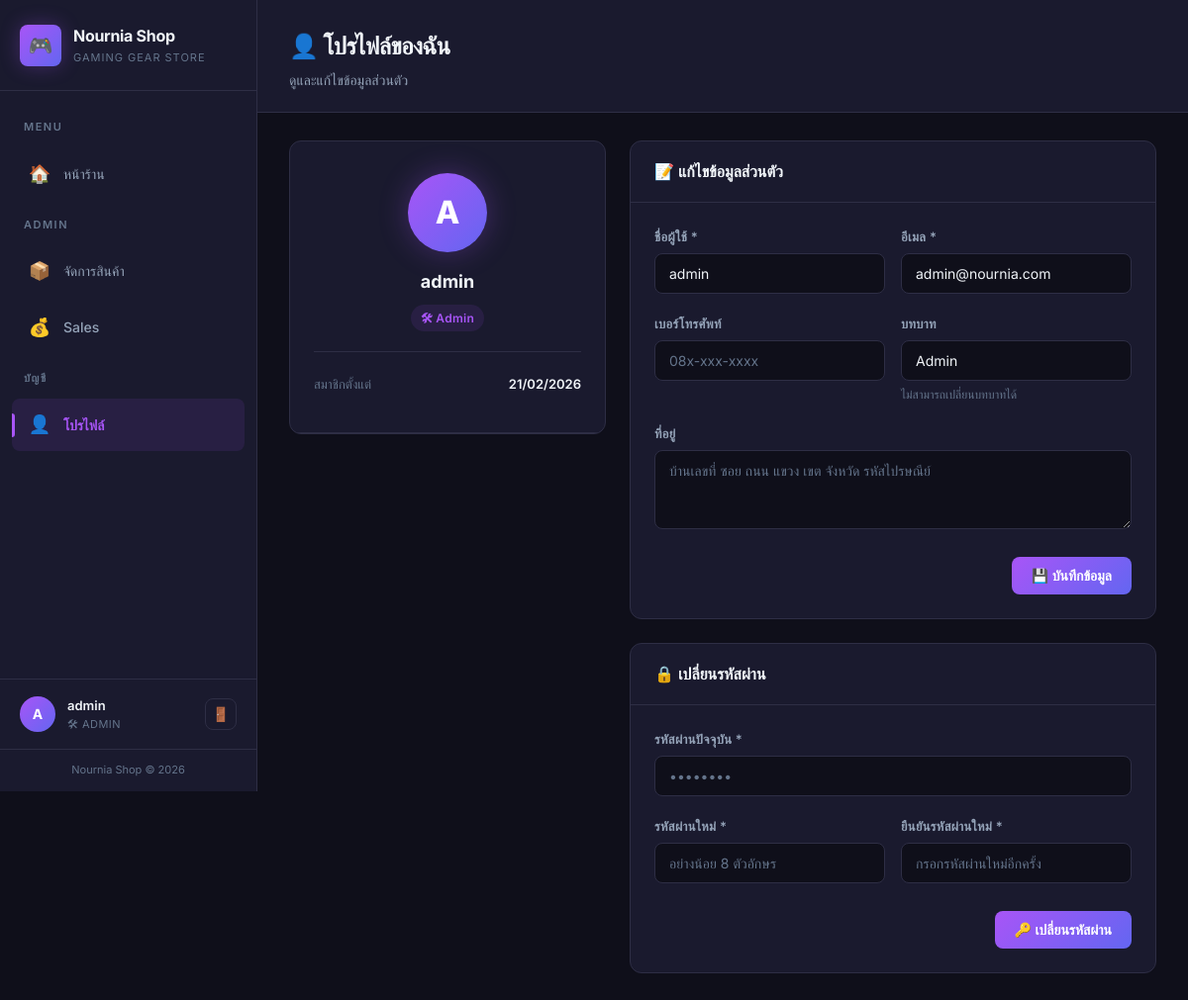
The app's page /profile.php (signed in) with its own data.
### tables this page shows
CREATE TABLE IF NOT EXISTS users (
    id INT AUTO_INCREMENT PRIMARY KEY,
    username VARCHAR(50) NOT NULL UNIQUE,
    email VARCHAR(255) NOT NULL UNIQUE,
    password_hash VARCHAR(255) NOT NULL,
    phone VARCHAR(20),
    address TEXT,
    role ENUM('user', 'admin') NOT NULL DEFAULT 'user',
    created_at TIMESTAMP DEFAULT CURRENT_TIMESTAMP
);

### auth.php (called while the page is built, shortened)
<?php
function is_logged_in(): bool {
    return isset($_SESSION['user_id']);
}
function is_admin(): bool {
    return is_logged_in() && ($_SESSION['user_role'] ?? '') === 'admin';
}
function current_user(): ?array {
    return [
        'id' => $_SESSION['user_id'],
        'username' => $_SESSION['user_name'],
        'email' => $_SESSION['user_email'],
        'role' => $_SESSION['user_role'],
    ];
}

### profile.php (the view, shortened to what this page needs)
<?php
require_once 'auth.php';
$user = current_user();
$isAdmin = is_admin();
$stmt = $pdo->prepare("SELECT * FROM users WHERE id = ?");
$stmt->execute([$user['id']]);
$profile = $stmt->fetch();
?>
<!DOCTYPE html>
<html lang="th">
<head>
    <link rel="stylesheet" href="assets/css/style.css">
</head>
<body>
    <aside class="sidebar">
        <div class="sidebar-brand">
            <div class="brand-icon">🎮</div>
            <div>
                <h1>Nournia Shop</h1>
                <div class="brand-sub">Gaming Gear Store</div>
            </div>
        </div>
        <nav class="sidebar-nav">
            <div class="nav-label">Menu</div>
            <a href="index.php" class="nav-link">
                <span class="nav-icon">🏠</span> หน้าร้าน
            </a>
            <?php if ($isAdmin): ?>
            <div class="nav-label">Admin</div>
            <a href="products.php" class="nav-link">
                <span class="nav-icon">📦</span> จัดการสินค้า
            </a>
            <?php endif; ?>
            <a href="sales.php" class="nav-link">
                <span class="nav-icon">💰</span> Sales
            </a>
            <div class="nav-label">บัญชี</div>
            <a href="profile.php" class="nav-link active">
                <span class="nav-icon">👤</span> โปรไฟล์
            </a>
        </nav>
        <div class="sidebar-user">
            <div class="user-avatar"><?= strtoupper(substr($user['username'], 0, 1)) ?></div>
            <div class="user-info">
                <div class="user-name"><?= htmlspecialchars($user['username']) ?></div>
                <div class="user-role"><?= $user['role'] === 'admin' ? '🛠 Admin' : '👤 User' ?></div>
            </div>
            <a href="logout.php" class="btn-logout" title="ออกจากระบบ">🚪</a>
        </div>
        <div class="sidebar-footer">
            Nournia Shop &copy; <?= date('Y') ?>
        </div>
    </aside>
    <main class="main-content">
        <div class="page-header">
            <h2>👤 โปรไฟล์ของฉัน</h2>
            <p>ดูและแก้ไขข้อมูลส่วนตัว</p>
        </div>
        <div class="page-body">
            <div class="profile-grid">
                <div class="profile-card">
                    <div class="profile-avatar-section">
                        <div class="profile-avatar-lg">
                            <?= strtoupper(substr($profile['username'], 0, 1)) ?>
                        </div>
                        <div class="profile-user-info">
                            <h3><?= htmlspecialchars($profile['username']) ?></h3>
                            <span class="badge <?= $profile['role'] === 'admin' ? 'badge-info' : 'badge-success' ?>">
                                <?= $profile['role'] === 'admin' ? '🛠 Admin' : '👤 User' ?>
                            </span>
                        </div>
                        <div class="profile-meta">
                            <div class="profile-meta-item">
                                <span class="profile-meta-label">สมาชิกตั้งแต่</span>
                                <span class="profile-meta-value"><?= date('d/m/Y', strtotime($profile['created_at'])) ?></span>
                            </div>
                        </div>
                    </div>
                </div>
                <div class="profile-form-section">
                    <div class="table-container">
                        <div class="table-header">
                            <h3>📝 แก้ไขข้อมูลส่วนตัว</h3>
                        </div>
                        <div style="padding:24px;">
                            <form method="POST" id="profileForm" novalidate>
                                <div class="form-row">
                                    <div class="form-group">
                                        <label class="form-label">ชื่อผู้ใช้ *</label>
                                        <input type="text" name="username" id="profUsername" class="form-control"
                                               value="<?= htmlspecialchars($profile['username']) ?>"
                                               required minlength="3" maxlength="50">
                                    </div>
                                    <div class="form-group">
                                        <label class="form-label">อีเมล *</label>
                                        <input type="email" name="email" id="profEmail" class="form-control"
                                               value="<?= htmlspecialchars($profile['email']) ?>"
                                               required>
                                    </div>
                                </div>
                                <div class="form-row">
                                    <div class="form-group">
                                        <label class="form-label">เบอร์โทรศัพท์</label>
                                        <input type="tel" name="phone" id="profPhone" class="form-control"
                                               value="<?= htmlspecialchars($profile['phone'] ?? '') ?>"
                                               placeholder="08x-xxx-xxxx">
                                    </div>
                                    <div class="form-group">
                                        <label class="form-label">บทบาท</label>
                                        <input type="text" class="form-control" value="<?= $profile['role'] === 'admin' ? 'Admin' : 'User' ?>" disabled>
                                        <div class="form-hint">ไม่สามารถเปลี่ยนบทบาทได้</div>
                                    </div>
                                </div>
                                <div class="form-group">
                                    <label class="form-label">ที่อยู่</label>
                                    <textarea name="address" class="form-control" rows="3"
                                              placeholder="บ้านเลขที่ ซอย ถนน แขวง เขต จังหวัด รหัสไปรษณีย์"><?= htmlspecialchars($profile['address'] ?? '') ?></textarea>
                                </div>
                                <div style="display:flex;justify-content:flex-end;gap:12px;margin-top:8px;">
                                    <button type="submit" class="btn btn-primary">💾 บันทึกข้อมูล</button>
                                </div>
                            </form>
                        </div>
                    </div>
                    <div class="table-container" style="margin-top:24px;">
                        <div class="table-header">
                            <h3>🔒 เปลี่ยนรหัสผ่าน</h3>
                        </div>
                        <div style="padding:24px;">
                            <form method="POST" id="passwordForm" novalidate>
                                <div class="form-group">
                                    <label class="form-label">รหัสผ่านปัจจุบัน *</label>
                                    <input type="password" name="current_password" id="curPassword" class="form-control"
                                           placeholder="••••••••" required>
                                </div>
                                <div class="form-row">
                                    <div class="form-group">
                                        <label class="form-label">รหัสผ่านใหม่ *</label>
                                        <input type="password" name="new_password" id="newPassword" class="form-control"
                                               placeholder="อย่างน้อย 8 ตัวอักษร" required minlength="8">
                                    </div>
                                    <div class="form-group">
                                        <label class="form-label">ยืนยันรหัสผ่านใหม่ *</label>
                                        <input type="password" name="confirm_password" id="confirmPwd" class="form-control"
                                               placeholder="กรอกรหัสผ่านใหม่อีกครั้ง" required>
                                    </div>
                                </div>
                                <div style="display:flex;justify-content:flex-end;gap:12px;margin-top:8px;">
                                    <button type="submit" class="btn btn-primary">🔑 เปลี่ยนรหัสผ่าน</button>
                                </div>
                            </form>
                        </div>
                    </div>
                </div>
            </div>
        </div>
    </main>
</body>
</html>

### records on screen
users: username "A", username "admin", created_at "21/02/2026", email "admin@nournia.com", role "Admin"
